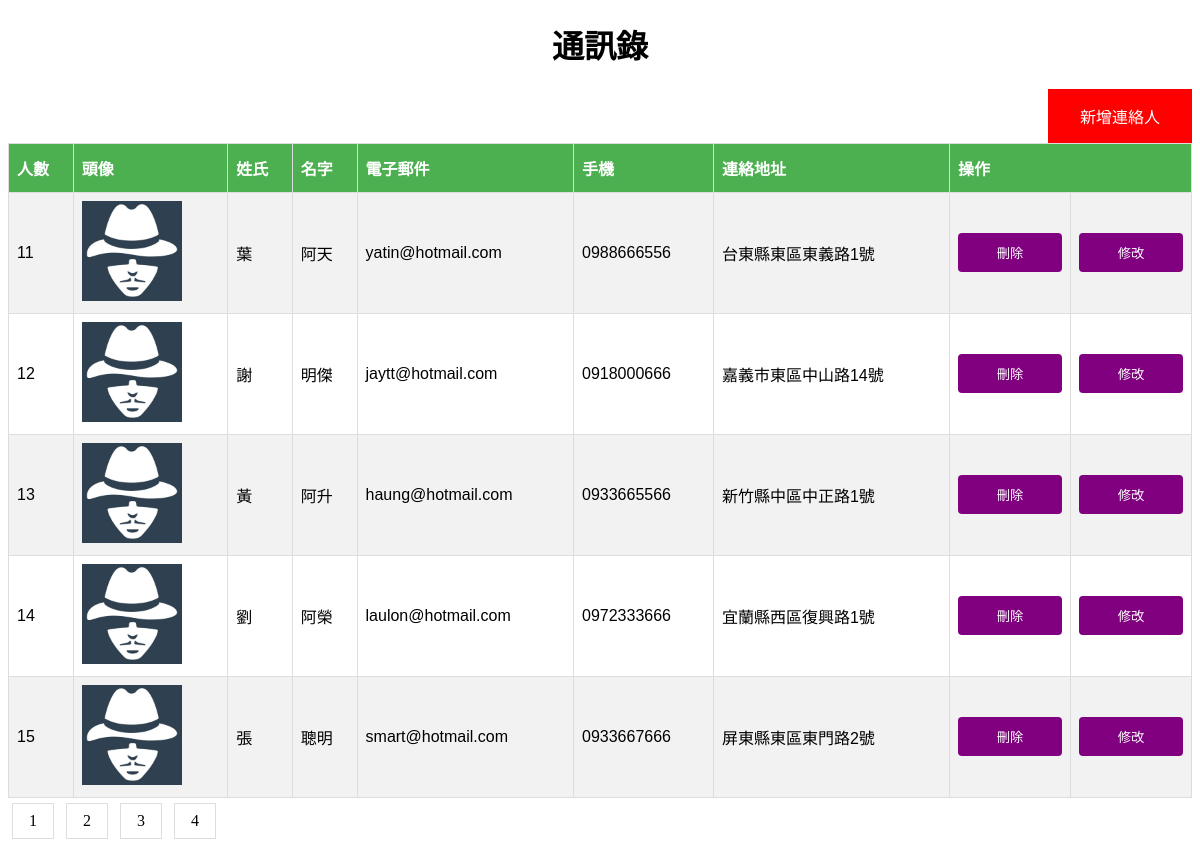
The page /index.php?pn=3 on the database its author committed.
### tables this page shows
CREATE TABLE `contacts` (
  `id` bigint(20) UNSIGNED NOT NULL,
  `Fname` varchar(255) DEFAULT NULL,
  `Lname` varchar(255) DEFAULT NULL,
  `Email` varchar(255) DEFAULT NULL,
  `Phone` varchar(255) DEFAULT NULL,
  `Address` varchar(255) DEFAULT NULL,
  `ImgPath` varchar(255) DEFAULT NULL,
  `created_at` timestamp NULL DEFAULT NULL,
  `updated_at` timestamp NULL DEFAULT NULL
);

### index.php (the view, shortened to what this page needs)
<!DOCTYPE html>
<html>
<head>
    <link rel="stylesheet" type="text/css" href="style/style.css">
</head>
<body>
<h1 align="center">通訊錄</h1>
<form action="addContact.php">
    <button id="btn_add_contact"><a href="addContact.php" id="btn_link" target="_blank">新增連絡人</a></button>
</form>
<?php
include "function/db.php";
try {
    $stmt = $conn->prepare("SELECT * FROM contacts");
    $stmt->execute();
    $record_count = $stmt->rowCount();
    $record_per_page = 5;
    $rmain = $record_count % $record_per_page;
    if ($rmain) {
        $page_count = ($record_count / $record_per_page) + 1;
    } else {
        $page_count = $record_count / $record_per_page;
    }
    if (isset($_GET['pn'])) {
        $pn = $_GET['pn']-1;
        $offset = $pn * $record_per_page;
        $i = $pn * $record_per_page;
    } else {
        $offset = 0;
        $i = 0;
    }
    $sql = $conn->prepare("SELECT * FROM contacts LIMIT $record_per_page OFFSET $offset");
    $sql->execute(); ?>
    <table   border="1" style="border-collapse: collapse">
        <tr>
            <th>人數</th>
            <th>頭像</th>
            <th>姓氏</th>
            <th align="center" valign="center">名字</th>
            <th>電子郵件</th>
            <th>手機</th>
            <th>連絡地址</th>
            <th colspan = 2>操作</th>
        </tr>
        <?php
        while ($result = $sql->fetch(PDO::FETCH_ASSOC)) {
            ?>
            <tr>
                <td><?php echo ++$i?></td>
                <td><img src="<?php echo $result['ImgPath']?>" width="100" height="100"></td>
                <td><?php echo $result['Fname']?></td>
                <td><?php echo $result['Lname']?></td>
                <td><?php echo $result['Email']?></td>
                <td><?php echo $result['Phone']?></td>
                <td><?php echo $result['Address']?></td>
                <td>
                    <form action="delete.php" method="post">
                        <input type="submit" style="padding: 10px 24px;background-color: purple;color: white" value="刪除">
                    </form>
                </td>
                <td>
                    <form action="editfrm.php" method="post">
                        <input type="submit" style="padding: 10px 24px;background-color: purple;color: white" value="修改">
                    </form>
                </td>
            </tr>
            <?php
        } ?>
    </table>
    <?php
    for ($j = 1 ; $j<=$page_count ; $j++) {
        ?>
        <div style="margin-top:5px" class="pagination">
            <a href="index.php?pn=<?php echo $j ?>"><?php echo $j?></a>
        </div>
        <?php
    }
} catch (PDOException $e) {
    echo "Connection failed: ".$e->getMessage();
}
?>
</body>
</html>

### style/style.css (style rules this page uses)
table { font-family: 'Trebuchet MS', Arial, Helvetica, sans-serif; border-collapse: collapse; width: 100%; }
table td, table th { border: 1px solid #ddd; padding: 8px; }
table tr:nth-child(even) { background-color: #f2f2f2; }
table th { padding-top: 12px; padding-bottom: 12px; text-align: left; background-color: #4caf50; color: white; }
.pagination { display: inline-block; }
.pagination a { color: black; float: left; padding: 8px 16px; text-decoration: none; transition: background-color 0.3s; border: 1px solid #ddd; margin: 0 4px; }
input[type='submit'] { width: 100%; background-color: #4caf50; color: white; padding: 14px 20px; margin: 8px 0; border: none; border-radius: 4px; cursor: pointer; }
#btn_add_contact { float: right; background-color: red; border: none; color: white; padding: 15px 32px; text-align: center; text-decoration: none; display: inline-block; font-size: 16px; }
#btn_link { text-decoration: none; color: white; }

### rows shown on the page
contacts: ImgPath (picture), Fname "葉", Lname "阿天", Email "yatin@hotmail.com", Phone "0988666556", Address "台東縣東區東義路1號"
contacts: ImgPath (picture), Fname "謝", Lname "明傑", Email "jaytt@hotmail.com", Phone "0918000666", Address "嘉義市東區中山路14號"
contacts: ImgPath (picture), Fname "黃", Lname "阿升", Email "haung@hotmail.com", Phone "0933665566", Address "新竹縣中區中正路1號"
contacts: ImgPath (picture), Fname "劉", Lname "阿榮", Email "laulon@hotmail.com", Phone "0972333666", Address "宜蘭縣西區復興路1號"
contacts: ImgPath (picture), Fname "張", Lname "聰明", Email "smart@hotmail.com", Phone "0933667666", Address "屏東縣東區東門路2號"
